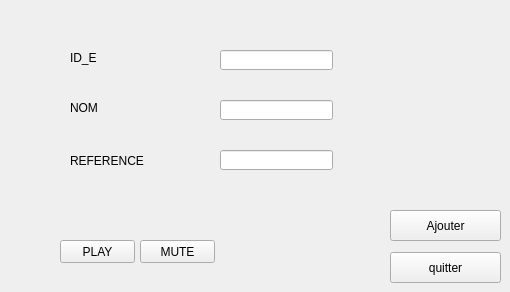
          <widget class="QWidget" name="tab">
           <attribute name="title">
            <string>ajouter </string>
           </attribute>
           <widget class="QPushButton" name="pushButton_ajouter">
            <property name="geometry">
             <rect>
              <x>390</x>
              <y>210</y>
              <width>111</width>
              <height>31</height>
             </rect>
            </property>
            <property name="text">
             <string>Ajouter</string>
            </property>
           </widget>
           <widget class="QLabel" name="label_3">
            <property name="geometry">
             <rect>
              <x>70</x>
              <y>150</y>
              <width>81</width>
              <height>21</height>
             </rect>
            </property>
            <property name="text">
             <string>REFERENCE</string>
            </property>
           </widget>
           <widget class="QLabel" name="label_2">
            <property name="geometry">
             <rect>
              <x>70</x>
              <y>100</y>
              <width>47</width>
              <height>16</height>
             </rect>
            </property>
            <property name="text">
             <string>NOM</string>
            </property>
           </widget>
           <widget class="QLineEdit" name="lineEdit_Nom">
            <property name="geometry">
             <rect>
              <x>220</x>
              <y>100</y>
              <width>113</width>
              <height>20</height>
             </rect>
            </property>
           </widget>
           <widget class="QLineEdit" name="lineEdit_Ref">
            <property name="geometry">
             <rect>
              <x>220</x>
              <y>150</y>
              <width>113</width>
              <height>20</height>
             </rect>
            </property>
           </widget>
           <widget class="QLabel" name="label_1">
            <property name="geometry">
             <rect>
              <x>70</x>
              <y>50</y>
              <width>101</width>
              <height>16</height>
             </rect>
            </property>
            <property name="text">
             <string>ID_E </string>
            </property>
           </widget>
           <widget class="QLineEdit" name="lineEdit_ID">
            <property name="geometry">
             <rect>
              <x>220</x>
              <y>50</y>
              <width>113</width>
              <height>20</height>
             </rect>
            </property>
           </widget>
           <widget class="QPushButton" name="pushButton">
            <property name="geometry">
             <rect>
              <x>390</x>
              <y>252</y>
              <width>111</width>
              <height>31</height>
             </rect>
            </property>
            <property name="text">
             <string>quitter</string>
            </property>
           </widget>
           <widget class="QPushButton" name="play">
            <property name="geometry">
             <rect>
              <x>60</x>
              <y>240</y>
              <width>75</width>
              <height>23</height>
             </rect>
            </property>
            <property name="text">
             <string>PLAY</string>
            </property>
           </widget>
           <widget class="QPushButton" name="mute">
            <property name="geometry">
             <rect>
              <x>140</x>
              <y>240</y>
              <width>75</width>
              <height>23</height>
             </rect>
            </property>
            <property name="text">
             <string>MUTE</string>
            </property>
           </widget>
          </widget>
